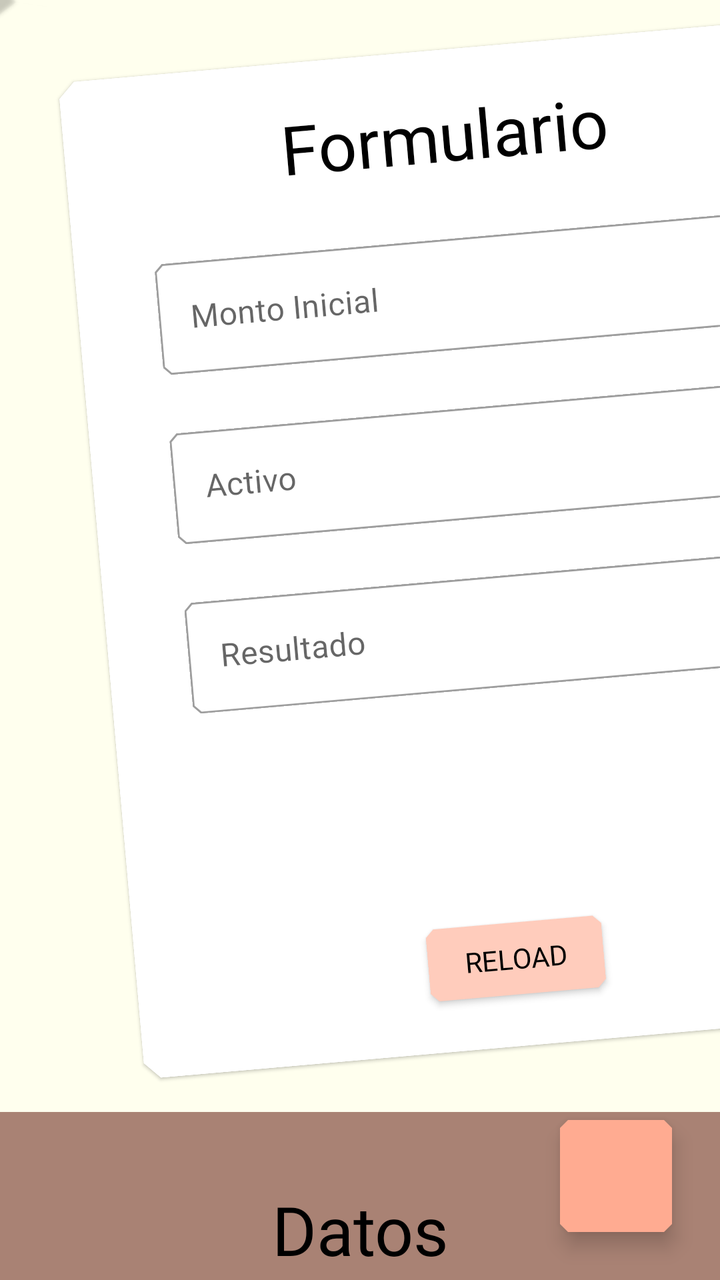
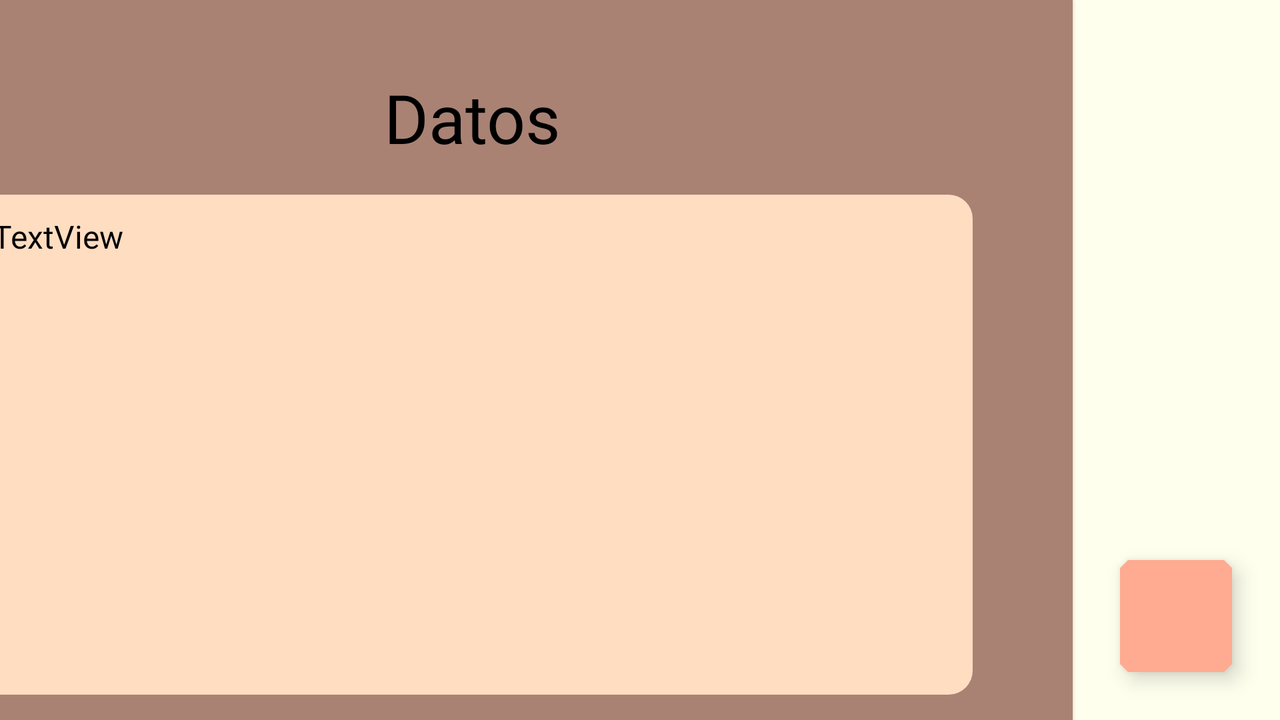

First picture: res/layout/ on a phone held upright. Second picture: the repository's own variant of that layout, on a device whose configuration matches the variant's folder. Source for both follows.
<!-- AndroidManifest.xml: application theme Theme.ColoApp -->
<!-- res/layout/fragment_add_investment.xml -->
<?xml version="1.0" encoding="utf-8"?>
<FrameLayout xmlns:android="http://schemas.android.com/apk/res/android"
    xmlns:app="http://schemas.android.com/apk/res-auto"
    xmlns:tools="http://schemas.android.com/tools"
    android:layout_width="match_parent"
    android:layout_height="match_parent"
    android:background="@color/primaryColor"
    tools:context=".AddInvestment">

    <androidx.constraintlayout.widget.ConstraintLayout
        android:layout_width="match_parent"
        android:layout_height="match_parent"
        android:background="@color/primaryLightColor"
        app:shapeAppearance="@style/ShapeAppearance.App.LargeComponent.cut">

        <com.google.android.material.card.MaterialCardView
            android:id="@+id/materialCardView"
            android:layout_width="380dp"
            android:layout_height="500dp"
            android:layout_marginStart="50dp"
            android:layout_marginTop="24dp"
            android:rotation="-5"
            app:cardBackgroundColor="@color/white"
            app:layout_constraintStart_toStartOf="parent"
            app:layout_constraintTop_toTopOf="parent"
            tools:ignore="MissingConstraints">

            <androidx.constraintlayout.widget.ConstraintLayout
                android:layout_width="match_parent"
                android:layout_height="match_parent">

                <TextView
                    android:id="@+id/textView"
                    android:layout_width="wrap_content"
                    android:layout_height="wrap_content"
                    android:layout_marginStart="8dp"
                    android:layout_marginTop="16dp"
                    android:layout_marginEnd="8dp"
                    android:text="@string/formulario"
                    android:textAppearance="@style/h4headline"
                    app:layout_constraintEnd_toEndOf="parent"
                    app:layout_constraintStart_toStartOf="parent"
                    app:layout_constraintTop_toTopOf="parent" />

                <com.google.android.material.textfield.TextInputLayout
                    android:id="@+id/input_monto"
                    style="@style/Widget.MaterialComponents.TextInputLayout.OutlinedBox"
                    android:layout_width="300dp"
                    android:layout_height="wrap_content"
                    android:layout_marginStart="16dp"
                    android:layout_marginTop="24dp"
                    android:layout_marginEnd="16dp"
                    app:layout_constraintEnd_toEndOf="parent"
                    app:layout_constraintStart_toStartOf="parent"
                    app:layout_constraintTop_toBottomOf="@+id/textView"
                    tools:ignore="MissingConstraints">

                    <com.google.android.material.textfield.TextInputEditText
                        style="@style/body1"
                        android:layout_width="match_parent"
                        android:layout_height="match_parent"
                        android:hint="@string/monto_inicial"
                        tools:ignore="TextContrastCheck" />

                </com.google.android.material.textfield.TextInputLayout>

                <com.google.android.material.textfield.TextInputLayout
                    android:id="@+id/imput_activo"
                    style="@style/Widget.MaterialComponents.TextInputLayout.OutlinedBox"
                    android:layout_width="300dp"
                    android:layout_height="wrap_content"
                    android:layout_marginStart="16dp"
                    android:layout_marginTop="24dp"
                    android:layout_marginEnd="16dp"
                    app:layout_constraintEnd_toEndOf="parent"
                    app:layout_constraintStart_toStartOf="parent"
                    app:layout_constraintTop_toBottomOf="@+id/input_monto"
                    tools:ignore="MissingConstraints">

                    <com.google.android.material.textfield.TextInputEditText
                        style="@style/body1"
                        android:layout_width="match_parent"
                        android:layout_height="match_parent"
                        android:hint="@string/activo"
                        tools:ignore="TextContrastCheck" />

                </com.google.android.material.textfield.TextInputLayout>

                <com.google.android.material.textfield.TextInputLayout
                    android:id="@+id/input_resultado"
                    style="@style/Widget.MaterialComponents.TextInputLayout.OutlinedBox"
                    android:layout_width="300dp"
                    android:layout_height="wrap_content"
                    android:layout_marginStart="16dp"
                    android:layout_marginTop="24dp"
                    android:layout_marginEnd="16dp"
                    app:layout_constraintEnd_toEndOf="parent"
                    app:layout_constraintStart_toStartOf="parent"
                    app:layout_constraintTop_toBottomOf="@+id/imput_activo"
                    tools:ignore="MissingConstraints">

                    <com.google.android.material.textfield.TextInputEditText
                        style="@style/body1"
                        android:layout_width="match_parent"
                        android:layout_height="match_parent"
                        android:hint="@string/resultado"
                        tools:ignore="TextContrastCheck" />

                </com.google.android.material.textfield.TextInputLayout>

                <com.google.android.material.button.MaterialButton
                    android:layout_width="wrap_content"
                    android:layout_height="wrap_content"
                    android:layout_marginStart="8dp"
                    android:layout_marginEnd="8dp"
                    android:layout_marginBottom="16dp"
                    android:text="@string/reload"
                    android:textAppearance="@style/button"
                    android:textColor="@color/primaryTextColor"
                    android:textStyle=""
                    app:icon="@drawable/ic_baseline_autorenew_24"
                    app:iconTint="@color/primaryTextColor"
                    app:layout_constraintBottom_toBottomOf="parent"
                    app:layout_constraintEnd_toEndOf="parent"
                    app:layout_constraintStart_toStartOf="parent" />

            </androidx.constraintlayout.widget.ConstraintLayout>

        </com.google.android.material.card.MaterialCardView>

        <com.google.android.material.card.MaterialCardView
            android:layout_width="wrap_content"
            android:layout_height="wrap_content"
            android:layout_marginStart="54dp"
            android:layout_marginEnd="100dp"
            android:rotation="8"
            app:cardBackgroundColor="@color/secondaryLightColor"
            app:layout_constraintEnd_toEndOf="parent"
            app:layout_constraintStart_toEndOf="@+id/materialCardView"
            tools:ignore="MissingConstraints"
            tools:layout_editor_absoluteY="91dp">

            <androidx.constraintlayout.widget.ConstraintLayout
                android:layout_width="match_parent"
                android:layout_height="match_parent">

                <com.google.android.material.button.MaterialButton
                    android:id="@+id/materialButton"
                    style="Widget.App.Button.OutlinedButton.IconOnly"
                    android:layout_width="wrap_content"
                    android:layout_height="wrap_content"
                    android:layout_marginStart="24dp"
                    android:layout_marginTop="24dp"
                    android:layout_marginEnd="24dp"
                    android:text="@string/calendario"
                    android:textAppearance="@style/button"
                    android:textColor="@color/black"
                    app:icon="@drawable/ic_baseline_calendar_month_24"
                    app:iconTint="@color/primaryTextColor"
                    app:layout_constraintEnd_toEndOf="parent"
                    app:layout_constraintStart_toStartOf="parent"
                    app:layout_constraintTop_toTopOf="parent" />

                <com.google.android.material.button.MaterialButton
                    style="@style/button"
                    android:layout_width="wrap_content"
                    android:layout_height="wrap_content"
                    android:layout_marginStart="16dp"
                    android:layout_marginTop="24dp"
                    android:layout_marginEnd="16dp"
                    android:layout_marginBottom="24dp"
                    android:text="@string/horario"
                    android:textAppearance="@style/button"
                    app:icon="@drawable/ic_baseline_access_time_24"
                    app:iconTint="@color/primaryTextColor"
                    app:layout_constraintBottom_toBottomOf="parent"
                    app:layout_constraintEnd_toEndOf="parent"
                    app:layout_constraintStart_toStartOf="parent"
                    app:layout_constraintTop_toBottomOf="@+id/materialButton" />
            </androidx.constraintlayout.widget.ConstraintLayout>

        </com.google.android.material.card.MaterialCardView>

        <com.google.android.material.floatingactionbutton.FloatingActionButton
            android:id="@+id/floatingActionButton"
            android:layout_width="wrap_content"
            android:layout_height="wrap_content"
            android:layout_marginEnd="24dp"
            android:layout_marginBottom="24dp"
            android:clickable="true"
            android:src="@drawable/ic_baseline_check_24"
            app:fabSize="normal"
            app:layout_constraintBottom_toBottomOf="parent"
            app:layout_constraintEnd_toEndOf="parent"
            app:shapeAppearanceOverlay="@style/ShapeAppearance.App.SmallComponent.cut" />

        <com.google.android.material.card.MaterialCardView
            android:layout_width="600dp"
            android:layout_height="380dp"
            android:layout_marginStart="24dp"
            android:layout_marginTop="32dp"
            android:layout_marginEnd="24dp"
            app:cardBackgroundColor="@color/brouwn_200"
            app:layout_constraintEnd_toEndOf="parent"
            app:layout_constraintStart_toStartOf="parent"
            app:layout_constraintTop_toBottomOf="@+id/materialCardView"
            app:shapeAppearance="@style/ShapeAppearance.App.LargeComponent.cut">

            <androidx.constraintlayout.widget.ConstraintLayout
                android:layout_width="match_parent"
                android:layout_height="match_parent"
                android:rotation="0">

                <TextView
                    android:id="@+id/textView2"
                    android:layout_width="wrap_content"
                    android:layout_height="wrap_content"
                    android:layout_marginStart="8dp"
                    android:layout_marginTop="24dp"
                    android:layout_marginEnd="8dp"
                    android:text="@string/datos"
                    android:textAppearance="@style/h4headline"
                    app:layout_constraintEnd_toEndOf="parent"
                    app:layout_constraintStart_toStartOf="parent"
                    app:layout_constraintTop_toTopOf="parent" />

                <TextView
                    android:id="@+id/datos"
                    android:layout_width="500dp"
                    android:layout_height="250dp"
                    android:layout_marginStart="16dp"
                    android:layout_marginTop="16dp"
                    android:layout_marginEnd="16dp"
                    android:background="@drawable/shape"
                    android:rotation="0"
                    android:text="@string/textview"
                    android:textAppearance="@style/body1"
                    app:layout_constraintEnd_toEndOf="parent"
                    app:layout_constraintStart_toStartOf="parent"
                    app:layout_constraintTop_toBottomOf="@+id/textView2" />
            </androidx.constraintlayout.widget.ConstraintLayout>

        </com.google.android.material.card.MaterialCardView>

    </androidx.constraintlayout.widget.ConstraintLayout>
</FrameLayout>
<!-- resources referenced by this layout -->
<resources>
  <color name="black">#FF000000</color>
  <color name="brouwn_200">#a98274</color>
  <color name="primaryColor">#ffccbc</color>
  <color name="primaryLightColor">#ffffee</color>
  <color name="primaryTextColor">#000000</color>
  <color name="secondaryLightColor">#ffddc1</color>
  <color name="white">#FFFFFFFF</color>
  <!-- drawable shape (drawable) -->
  <?xml version="1.0" encoding="utf-8"?>
  <shape xmlns:android="http://schemas.android.com/apk/res/android"
      xmlns:app="http://schemas.android.com/apk/res-auto"
      android:shape="rectangle">
      <solid
          android:color="@color/secondaryLightColor"/>
      <corners android:radius="12dp"/>
      <padding
          android:left="10dp"
          android:top="10dp"
          android:right="10dp"
          android:bottom="10dp" />
  </shape>
  <string name="activo">Activo</string>
  <string name="calendario">Calendario</string>
  <string name="datos">Datos</string>
  <string name="formulario">Formulario</string>
  <string name="horario">Horario</string>
  <string name="monto_inicial">Monto Inicial</string>
  <string name="reload">Reload</string>
  <string name="resultado">Resultado</string>
  <string name="textview">TextView</string>
  <style name="ShapeAppearance.App.LargeComponent.cut" parent="">
          <item name="cornerFamilyTopLeft">cut</item>
          <item name="cornerSizeTopLeft">24dp</item>
      </style>
  <style name="ShapeAppearance.App.SmallComponent.cut" parent="ShapeAppearance.MaterialComponents.SmallComponent">
          <item name="cornerFamily">cut</item>
          <item name="cornerSize">4dp</item>
      </style>
  <style name="body1">
          <item name="android:fontFamily">@font/rubikregular</item>
          <item name="android:textSize">16dp</item>
      </style>
  <style name="button">
          <item name="android:fontFamily">@font/rubikmedium</item>
          <item name="android:textSize">14dp</item>
          <item name="textAllCaps">true</item>
          <item name="android:textColor">@color/primaryTextColor</item>
      </style>
  <style name="h4headline">
          <item name="android:fontFamily">@font/rubikregular</item>
          <item name="android:textSize">34dp</item>
      </style>
  <style name="Theme.ColoApp" parent="Theme.MaterialComponents.Light.DarkActionBar">
          
          <item name="colorPrimary">@color/primaryColor</item>
          <item name="colorPrimaryVariant">@color/primaryDarkColor</item>
          <item name="colorOnPrimary">@color/primaryLightColor</item>
          
          <item name="colorSecondary">@color/secondaryColor</item>
          <item name="colorSecondaryVariant">@color/secondaryDarkColor</item>
          <item name="colorOnSecondary">@color/primaryTextColor</item>
          
          <item name="android:statusBarColor">?attr/colorPrimaryVariant</item>
          
          <item name="shapeAppearanceSmallComponent">@style/ShapeAppearance.App.SmallComponent.cut</item>
          <item name="shapeAppearanceMediumComponent">@style/ShapeAppearance.App.MediumComponent.cut</item>
          <item name="shapeAppearanceLargeComponent">@style/ShapeAppearance.App.LargeComponent.cut</item>
      </style>
  <color name="primaryDarkColor">#cb9b8c</color>
  <color name="secondaryColor">#ffab91</color>
  <color name="secondaryDarkColor">#c97b63</color>
  <style name="ShapeAppearance.App.MediumComponent.cut" parent="ShapeAppearance.MaterialComponents.MediumComponent">
          <item name="cornerFamily">cut</item>
          <item name="cornerSize">8dp</item>
      </style>
</resources>
<!-- res/layout-land/fragment_add_investment.xml (the repository's variant of the layout above) -->
<!-- drawn on the phone turned sideways -->
<?xml version="1.0" encoding="utf-8"?>
<FrameLayout xmlns:android="http://schemas.android.com/apk/res/android"
    xmlns:app="http://schemas.android.com/apk/res-auto"
    xmlns:tools="http://schemas.android.com/tools"
    android:layout_width="match_parent"
    android:layout_height="match_parent"
    android:background="@color/primaryColor"
    tools:context=".AddInvestment">

    <androidx.constraintlayout.widget.ConstraintLayout
        android:layout_width="match_parent"
        android:layout_height="match_parent"
        android:background="@color/primaryLightColor"
        app:shapeAppearance="@style/ShapeAppearance.App.LargeComponent.cut">

        <com.google.android.material.card.MaterialCardView
            android:id="@+id/materialCardView"
            android:layout_width="380dp"
            android:layout_height="500dp"
            android:layout_marginStart="150dp"
            android:layout_marginTop="80dp"
            android:rotation="-5"
            app:cardBackgroundColor="@color/white"
            app:layout_constraintStart_toStartOf="parent"
            app:layout_constraintTop_toTopOf="parent"
            tools:ignore="MissingConstraints">

            <androidx.constraintlayout.widget.ConstraintLayout
                android:layout_width="match_parent"
                android:layout_height="match_parent">

                <TextView
                    android:id="@+id/textView"
                    android:layout_width="wrap_content"
                    android:layout_height="wrap_content"
                    android:layout_marginStart="8dp"
                    android:layout_marginTop="16dp"
                    android:layout_marginEnd="8dp"
                    android:text="@string/formulario"
                    android:textAppearance="@style/h4headline"
                    app:layout_constraintEnd_toEndOf="parent"
                    app:layout_constraintStart_toStartOf="parent"
                    app:layout_constraintTop_toTopOf="parent" />

                <com.google.android.material.textfield.TextInputLayout
                    android:id="@+id/input_monto"
                    style="@style/Widget.MaterialComponents.TextInputLayout.OutlinedBox"
                    android:layout_width="300dp"
                    android:layout_height="wrap_content"
                    android:layout_marginStart="16dp"
                    android:layout_marginTop="24dp"
                    android:layout_marginEnd="16dp"
                    app:layout_constraintEnd_toEndOf="parent"
                    app:layout_constraintStart_toStartOf="parent"
                    app:layout_constraintTop_toBottomOf="@+id/textView"
                    tools:ignore="MissingConstraints">

                    <com.google.android.material.textfield.TextInputEditText
                        style="@style/body1"
                        android:layout_width="match_parent"
                        android:layout_height="match_parent"
                        android:hint="@string/monto_inicial"
                        tools:ignore="TextContrastCheck" />

                </com.google.android.material.textfield.TextInputLayout>

                <com.google.android.material.textfield.TextInputLayout
                    android:id="@+id/imput_activo"
                    style="@style/Widget.MaterialComponents.TextInputLayout.OutlinedBox"
                    android:layout_width="300dp"
                    android:layout_height="wrap_content"
                    android:layout_marginStart="16dp"
                    android:layout_marginTop="24dp"
                    android:layout_marginEnd="16dp"
                    app:layout_constraintEnd_toEndOf="parent"
                    app:layout_constraintStart_toStartOf="parent"
                    app:layout_constraintTop_toBottomOf="@+id/input_monto"
                    tools:ignore="MissingConstraints">

                    <com.google.android.material.textfield.TextInputEditText
                        style="@style/body1"
                        android:layout_width="match_parent"
                        android:layout_height="match_parent"
                        android:hint="@string/activo"
                        tools:ignore="TextContrastCheck" />

                </com.google.android.material.textfield.TextInputLayout>

                <com.google.android.material.textfield.TextInputLayout
                    android:id="@+id/input_resultado"
                    style="@style/Widget.MaterialComponents.TextInputLayout.OutlinedBox"
                    android:layout_width="300dp"
                    android:layout_height="wrap_content"
                    android:layout_marginStart="16dp"
                    android:layout_marginTop="24dp"
                    android:layout_marginEnd="16dp"
                    app:layout_constraintEnd_toEndOf="parent"
                    app:layout_constraintStart_toStartOf="parent"
                    app:layout_constraintTop_toBottomOf="@+id/imput_activo"
                    tools:ignore="MissingConstraints">

                    <com.google.android.material.textfield.TextInputEditText
                        style="@style/body1"
                        android:layout_width="match_parent"
                        android:layout_height="match_parent"
                        android:hint="@string/resultado"
                        tools:ignore="TextContrastCheck" />

                </com.google.android.material.textfield.TextInputLayout>

                <com.google.android.material.button.MaterialButton
                    android:layout_width="wrap_content"
                    android:layout_height="wrap_content"
                    android:layout_marginStart="8dp"
                    android:layout_marginEnd="8dp"
                    android:layout_marginBottom="16dp"
                    android:text="@string/reload"
                    android:textAppearance="@style/button"
                    android:textColor="@color/primaryTextColor"
                    android:textStyle=""
                    app:icon="@drawable/ic_baseline_autorenew_24"
                    app:iconTint="@color/primaryTextColor"
                    app:layout_constraintBottom_toBottomOf="parent"
                    app:layout_constraintEnd_toEndOf="parent"
                    app:layout_constraintStart_toStartOf="parent" />

            </androidx.constraintlayout.widget.ConstraintLayout>

        </com.google.android.material.card.MaterialCardView>

        <com.google.android.material.card.MaterialCardView
            android:layout_width="wrap_content"
            android:layout_height="wrap_content"
            android:layout_marginStart="54dp"
            android:layout_marginEnd="100dp"
            android:rotation="8"
            app:cardBackgroundColor="@color/secondaryLightColor"
            app:layout_constraintEnd_toEndOf="parent"
            app:layout_constraintHorizontal_bias="0.626"
            app:layout_constraintStart_toEndOf="@+id/materialCardView"
            tools:ignore="MissingConstraints"
            tools:layout_editor_absoluteY="24dp">

            <androidx.constraintlayout.widget.ConstraintLayout
                android:layout_width="match_parent"
                android:layout_height="match_parent">

                <com.google.android.material.button.MaterialButton
                    android:id="@+id/materialButton"
                    style="Widget.App.Button.OutlinedButton.IconOnly"
                    android:layout_width="wrap_content"
                    android:layout_height="wrap_content"
                    android:layout_marginStart="24dp"
                    android:layout_marginTop="24dp"
                    android:layout_marginEnd="24dp"
                    android:text="@string/calendario"
                    android:textAppearance="@style/button"
                    android:textColor="@color/black"
                    app:icon="@drawable/ic_baseline_calendar_month_24"
                    app:iconTint="@color/primaryTextColor"
                    app:layout_constraintEnd_toEndOf="parent"
                    app:layout_constraintStart_toStartOf="parent"
                    app:layout_constraintTop_toTopOf="parent" />

                <com.google.android.material.button.MaterialButton
                    style="@style/button"
                    android:layout_width="wrap_content"
                    android:layout_height="wrap_content"
                    android:layout_marginStart="16dp"
                    android:layout_marginTop="24dp"
                    android:layout_marginEnd="16dp"
                    android:layout_marginBottom="24dp"
                    android:text="@string/horario"
                    android:textAppearance="@style/button"
                    app:icon="@drawable/ic_baseline_access_time_24"
                    app:iconTint="@color/primaryTextColor"
                    app:layout_constraintBottom_toBottomOf="parent"
                    app:layout_constraintEnd_toEndOf="parent"
                    app:layout_constraintStart_toStartOf="parent"
                    app:layout_constraintTop_toBottomOf="@+id/materialButton" />
            </androidx.constraintlayout.widget.ConstraintLayout>

        </com.google.android.material.card.MaterialCardView>

        <com.google.android.material.floatingactionbutton.FloatingActionButton
            android:id="@+id/floatingActionButton"
            android:layout_width="wrap_content"
            android:layout_height="wrap_content"
            android:layout_marginEnd="24dp"
            android:layout_marginBottom="24dp"
            android:clickable="true"
            android:src="@drawable/ic_baseline_check_24"
            app:fabSize="normal"
            app:layout_constraintBottom_toBottomOf="parent"
            app:layout_constraintEnd_toEndOf="parent"
            app:shapeAppearanceOverlay="@style/ShapeAppearance.App.SmallComponent.cut" />

        <com.google.android.material.card.MaterialCardView
            android:layout_width="600dp"
            android:layout_height="380dp"
            android:layout_marginEnd="104dp"
            app:cardBackgroundColor="@color/brouwn_200"
            app:layout_constraintEnd_toEndOf="parent"
            app:shapeAppearance="@style/ShapeAppearance.App.LargeComponent.cut"
            tools:layout_editor_absoluteY="228dp">

            <androidx.constraintlayout.widget.ConstraintLayout
                android:layout_width="match_parent"
                android:layout_height="match_parent"
                android:rotation="0">

                <TextView
                    android:id="@+id/textView2"
                    android:layout_width="wrap_content"
                    android:layout_height="wrap_content"
                    android:layout_marginStart="8dp"
                    android:layout_marginTop="24dp"
                    android:layout_marginEnd="8dp"
                    android:text="@string/datos"
                    android:textAppearance="@style/h4headline"
                    app:layout_constraintEnd_toEndOf="parent"
                    app:layout_constraintStart_toStartOf="parent"
                    app:layout_constraintTop_toTopOf="parent" />

                <TextView
                    android:id="@+id/datos"
                    android:layout_width="500dp"
                    android:layout_height="250dp"
                    android:layout_marginStart="16dp"
                    android:layout_marginTop="16dp"
                    android:layout_marginEnd="16dp"
                    android:background="@drawable/shape"
                    android:rotation="0"
                    android:text="@string/textview"
                    android:textAppearance="@style/body1"
                    app:layout_constraintEnd_toEndOf="parent"
                    app:layout_constraintStart_toStartOf="parent"
                    app:layout_constraintTop_toBottomOf="@+id/textView2" />
            </androidx.constraintlayout.widget.ConstraintLayout>

        </com.google.android.material.card.MaterialCardView>

    </androidx.constraintlayout.widget.ConstraintLayout>
</FrameLayout>
